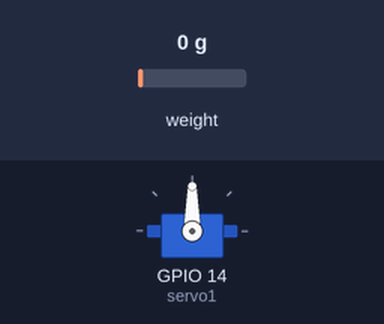
Bench run of a sketch on a simulated ESP32. Shown: servo. The test bench sets the inputs (shaded band); at power-on: weight on the scale 0 g. What the sketch prints to the serial monitor is not drawn.

Above: at 2.2 s.
2.3 s: weight on the scale set to 47 g
3.8 s: weight on the scale set to 55 g
At 5.1 s:
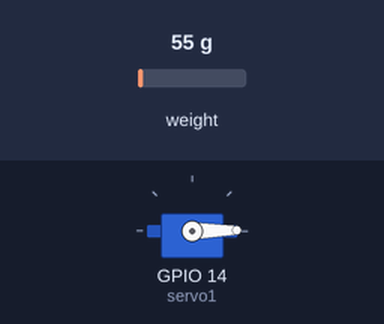
Timing chart, 0 to 12.8 s (numbered marks = the images above; inputs shaded):
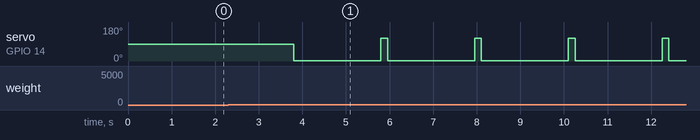

Measured:
- the behaviour switches between 49 and 50 g on weight on the scale (found by bisection; images 0 and 1)
- after the input at 2.3 s, every drawn part: stays the same
- after the input at 3.8 s, servo on GPIO 14 (servo1): alternates 120° for 0.15 s and 1° for 2.0 s, starting at once

The sketch:

Test.Servo_OUT.HX711.ino
```cpp
#include <Arduino.h>
#include "HX711.h"
#include "soc/rtc.h"
#include <ESP32Servo.h>

Servo servo1;

#define CALIBRATION_FACTOR 695 //校准因子
#define WEIGHT 50 //定量重量

// HX711接线
const int LOADCELL_DOUT_PIN = 16;
const int LOADCELL_SCK_PIN = 4;

HX711 scale;

void setup() {
  Serial.begin(115200);
  Serial.println("正在初始化");
  setCpuFrequencyMhz(80);
  Serial.println("HX711");
  servo1.attach(14);
  Serial.println("Servo_OUT");
  scale.begin(LOADCELL_DOUT_PIN, LOADCELL_SCK_PIN);
  scale.set_scale(CALIBRATION_FACTOR); //该值是通过用已知重量校准天平而获得的
  scale.tare();               //将刻度重置为0

  Serial.println("初始化完成");
}

void loop() {
  float weight = scale.get_units();

  if(weight > 5){
    if(weight >= WEIGHT){
      Serial.print("达到目标值:");
      Serial.println(weight);
      servo1.write(1);
      delay(2000);
      servo1.write(120);
    }
  }

  Serial.println(weight);
  delay(50);

}
```
